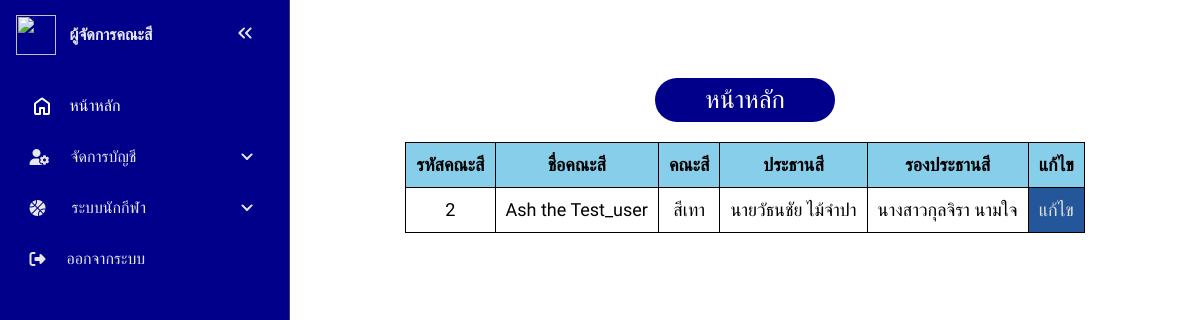
Before: /admin_sport.php?page=profile&sub_page=view (signed in) with the older database file.
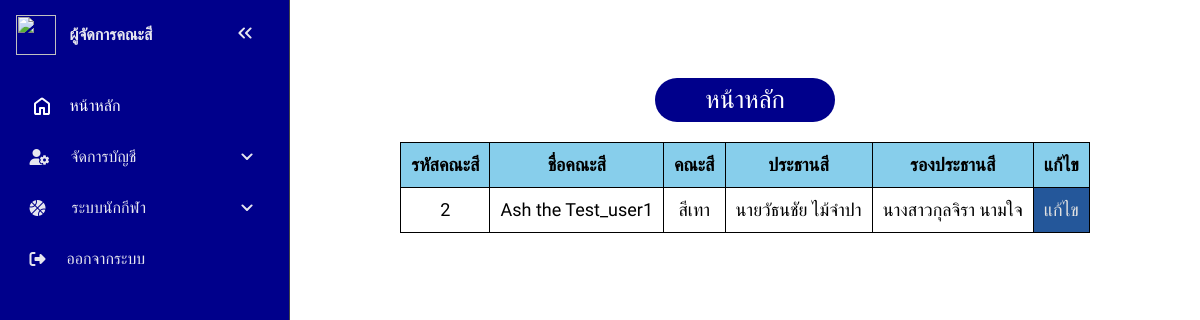
After: the same page with the newer database file.
### tables this page shows
CREATE TABLE `colors` (
  `color_id` int(2) NOT NULL,
  `color_name` varchar(128) NOT NULL,
  `color_color` varchar(32) NOT NULL,
  `color_president` varchar(32) NOT NULL,
  `color_vice-president` varchar(32) NOT NULL,
  `color_id_user` int(6) NOT NULL
);

### admin_sport/view/view_admin_sport.php (the view, shortened to what this page needs)
 <head>
 </head>
<body>
	<center>
		<div class="table_container">
	<table class="table_all">
		<tr>
			<th>รหัสคณะสี</th>
			<th>ชื่อคณะสี</th>
			<th>คณะสี</th>
			<th>ประธานสี</th>
			<th>รองประธานสี</th>
			<th>แก้ไข</th>
		</tr>
		<?php
			$user_id = $_SESSION['user_id'];
			$sql_view_admin_sport = "SELECT * FROM `colors` WHERE `color_id_user` = '$user_id'";
			$result_view_admin_sport = mysqli_query($conn, $sql_view_admin_sport);
			if (mysqli_num_rows($result_view_admin_sport) == 1) {
				while ($row_view_admin_sport = mysqli_fetch_assoc($result_view_admin_sport)) {
					echo "<tr>
							<td>".$_SESSION['user_id']."</td>
							<td>".$row_view_admin_sport['color_name']."</td>
							<td>".$row_view_admin_sport['color_color']."</td>
							<td>".$row_view_admin_sport['color_president']."</td>
							<td>".$row_view_admin_sport['color_vice-president']."</td>
							<td class=edit><a href=\"admin_sport.php?page=profile&sub_page=edit\">แก้ไข</a></td>
						</tr>";
				}
			}else{
				echo "something is wrong..";
			}
		 ?>
	</table>
</div>
	</center>
</body>
</html>

Changed rows visible on the page:
changed colors "สีเทา": color_name "Ash the Test_user" → "Ash the Test_user1"
